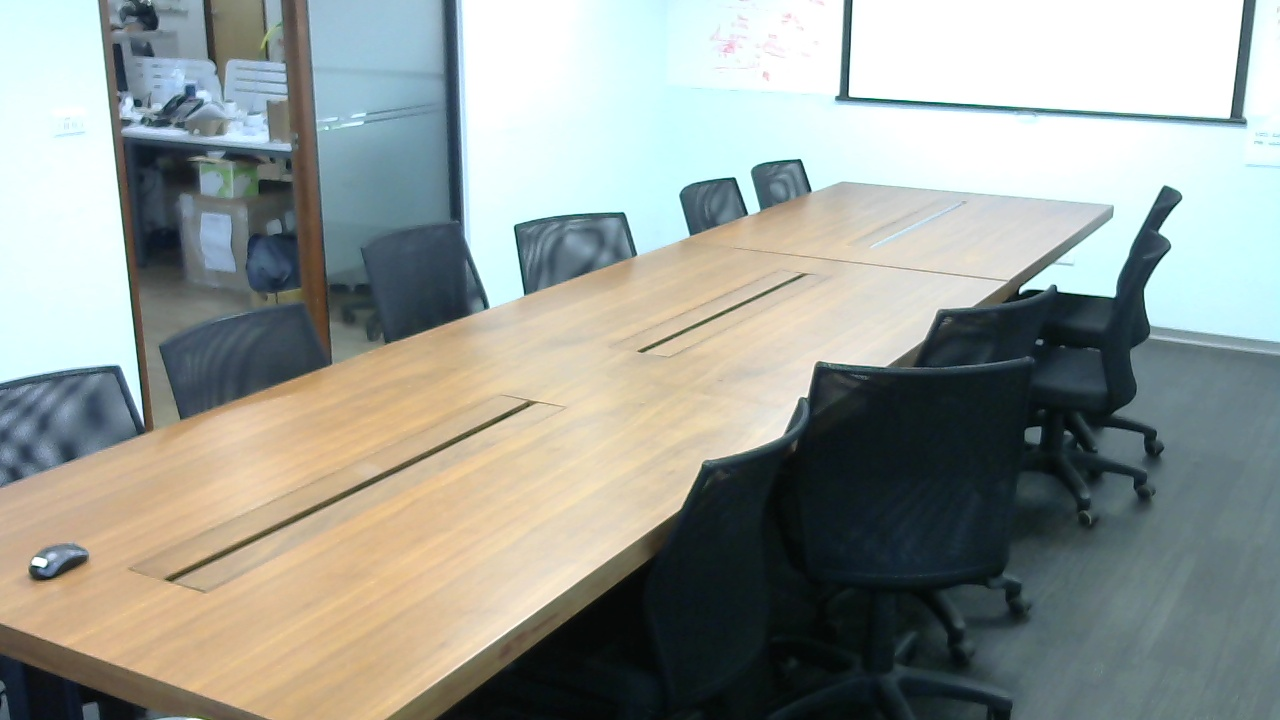
#> input picture no_person.jpg, 1280 x 720 px
$ python test.py
#> lines starting #> are read from the running program, lines starting #| are printed output that depends on the picture; after the words box and inside, x2 and y2 are one past the last pixel; in counts of white or black regions, pixels touching at a corner belong together
import cv2
import numpy as np
import matplotlib.pyplot as plt


def main():

    # desk parameters
    desk_coo = [(843, 182), (0, 490), (0, 626), (265, 717), (389, 717), (1111, 206)]
    desk_color = (0, 255, 0)

    # person parameters
    person_location = [(220, 80), (390, 360)]
    person_color = (255, 0, 0, 255)

    image = cv2.imread('no_person.jpg')
#> image is the input picture: shape (720, 1280, 3); mean B, G, R 150.5, 156.4, 150.9
    image = image[:, :, ::-1]

    desk_mask = np.zeros(image.shape, dtype=np.uint8)
    desk_coo = np.array([desk_coo], dtype=np.int32)
    cv2.fillPoly(desk_mask, desk_coo, desk_color)


    # dilate
    dilate_color = (255, 0, 0)
    dilate_size = (200, 200)
    dilate_kernel = cv2.getStructuringElement(cv2.MORPH_ELLIPSE, dilate_size)
    dilateimg = cv2.dilate(desk_mask, dilate_kernel)
    detect_mask = cv2.bitwise_xor(desk_mask, dilateimg)


    mask = cv2.inRange(desk_mask, desk_color, desk_color)
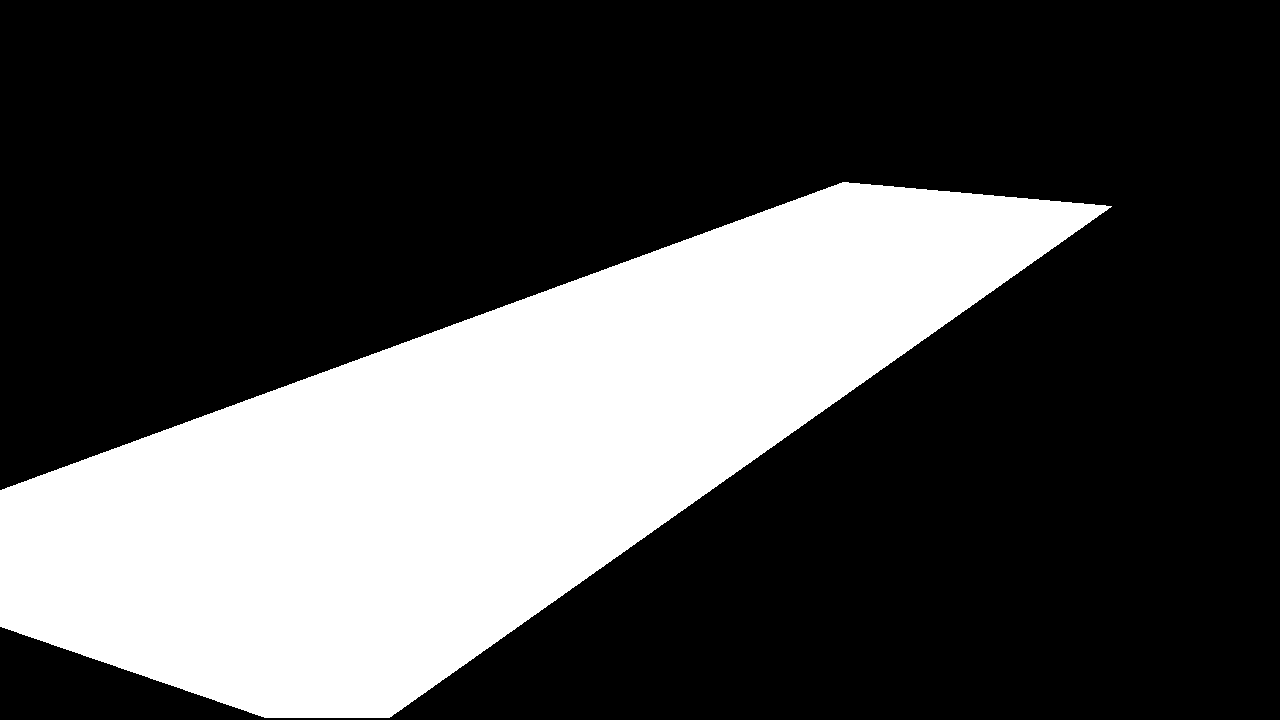
#> mask: shape (720, 1280); 28.9% white; 1 white region, box (x1, y1, x2, y2) and area: (0, 182, 1112, 718) 265999
    detect_mask[0 < mask] = dilate_color
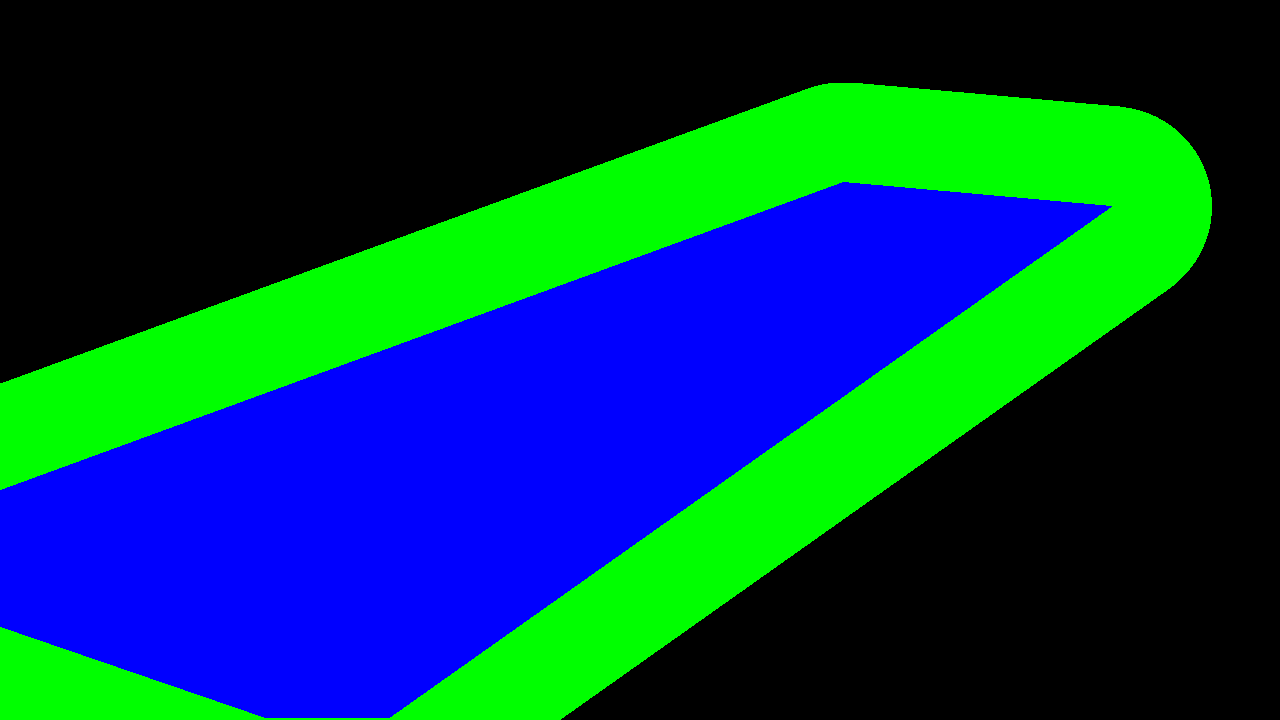
#> detect_mask: shape (720, 1280, 3); mean of channels 0, 1, 2 73.6, 62, 0; drawn as B, G, R

    combined_image = cv2.addWeighted(image, 1, desk_mask, 0.5, 0)
    combined_image = cv2.addWeighted(combined_image, 0.5, detect_mask, 0.8, 0)


    person_mask = np.zeros(image.shape, dtype=np.uint8)
    cv2.rectangle(person_mask, person_location[0], person_location[1], dilate_color, -1)
    # overlay area
    person_area = cv2.bitwise_and(detect_mask, person_mask)
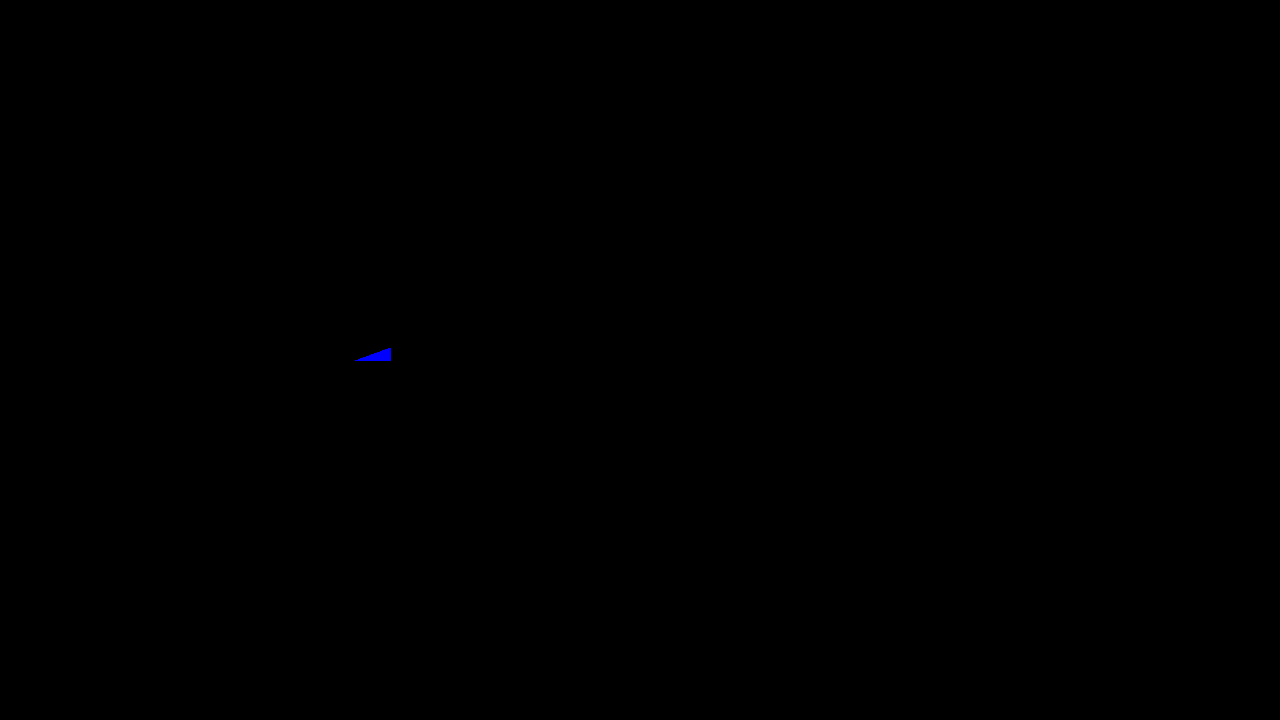
#> person_area: shape (720, 1280, 3); mean of channels 0, 1, 2 0.1, 0, 0; drawn as B, G, R
    crop_area = person_area[person_location[0][1]:person_location[1][1], person_location[0][0]:person_location[1][0], ]
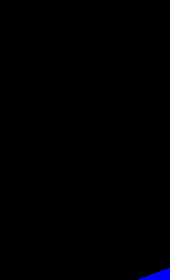
#> crop_area: shape (280, 170, 3); mean of channels 0, 1, 2 1.1, 0, 0; drawn as B, G, R
    percent = crop_area.any(axis=-1).sum() / (crop_area.shape[0] * crop_area.shape[1]) *100
#> percent = 0.435
    print("overlay: {:.1f}%".format(percent))
#| overlay: 0.4%

    cv2.rectangle(combined_image, person_location[0], person_location[1], person_color, 4)
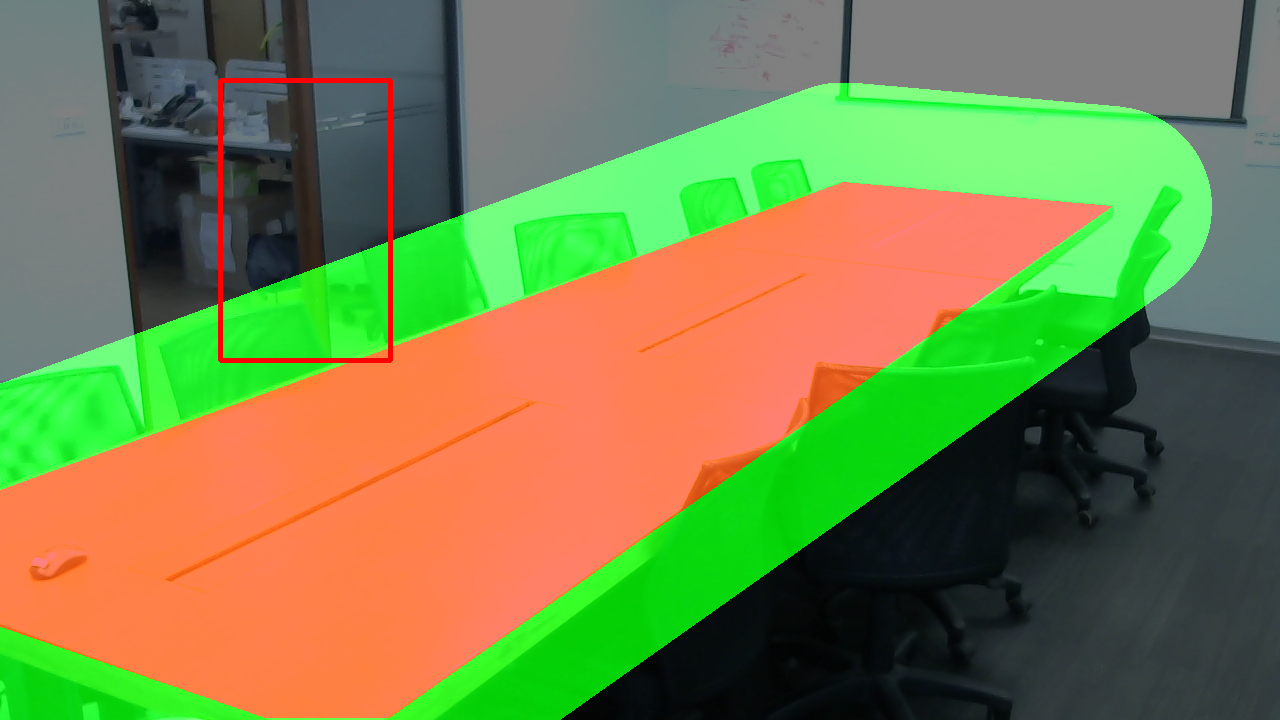
#> combined_image: shape (720, 1280, 3); mean R, G, B 119.3, 130.1, 75

    plt.imshow(combined_image)
    plt.show()


    # [12 lines of commented-out code are left out]


if __name__ == '__main__':
    main()

$ run again, with person.jpg copied over no_person.jpg
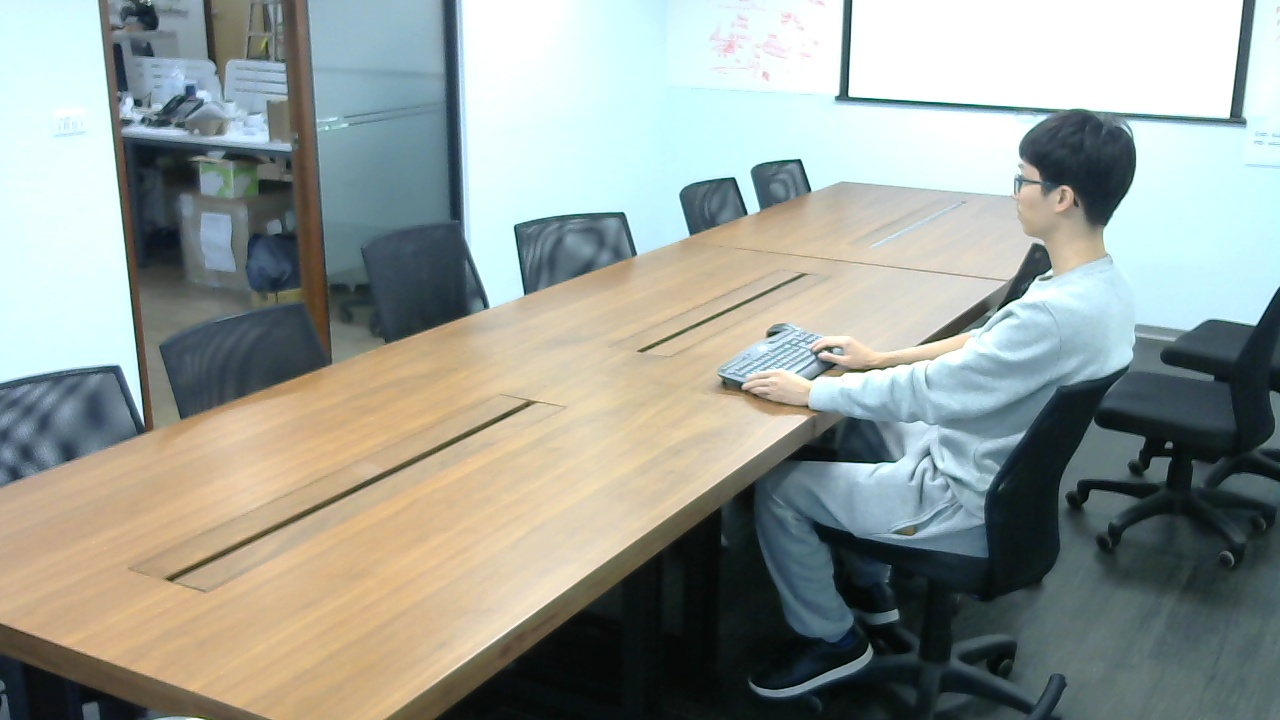
#> input picture person.jpg, 1280 x 720 px
#> in main, image is the input picture: shape (720, 1280, 3); mean B, G, R 151.2, 157.6, 150.9
#> mask: shape (720, 1280); 28.9% white; 1 white region, box (x1, y1, x2, y2) and area: (0, 182, 1112, 718) 265999
#> in main, `combined_image = cv2.addWeighted(combined_image, 0.5, detect_mask, 0.8..`:
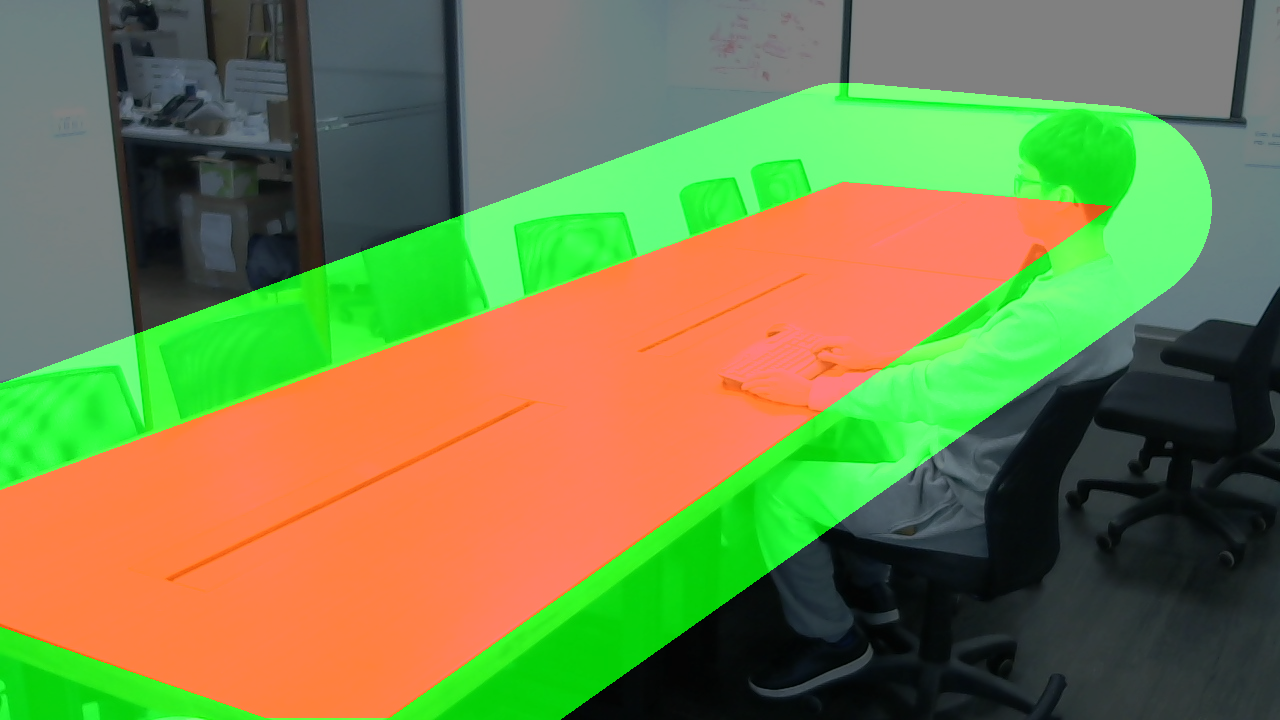
#> combined_image: shape (720, 1280, 3); mean R, G, B 118.8, 131.2, 75.7
#> percent = 0.435
#| overlay: 0.4%
#> in main, `cv2.rectangle(combined_image, person_location[0], person_location[1], ..`:
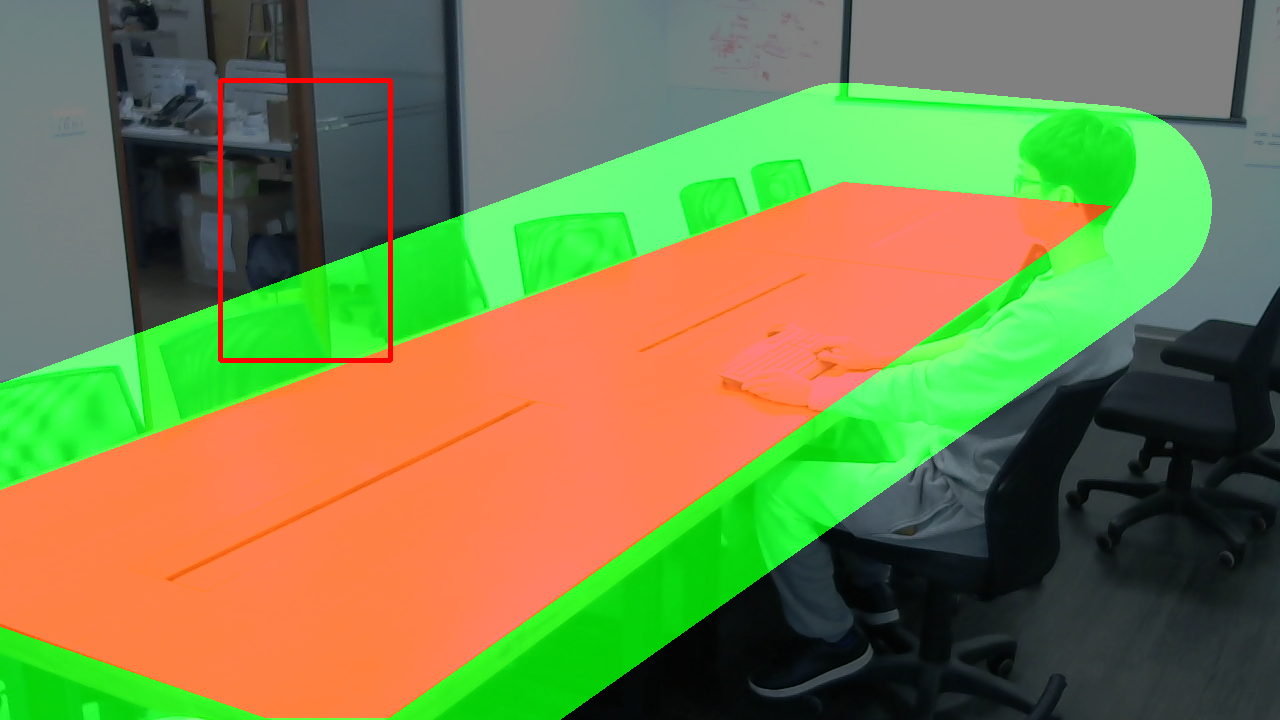
#> combined_image: shape (720, 1280, 3); 0.49% of pixels changed, all inside (x1, y1, x2, y2) = (218, 78, 393, 363)
